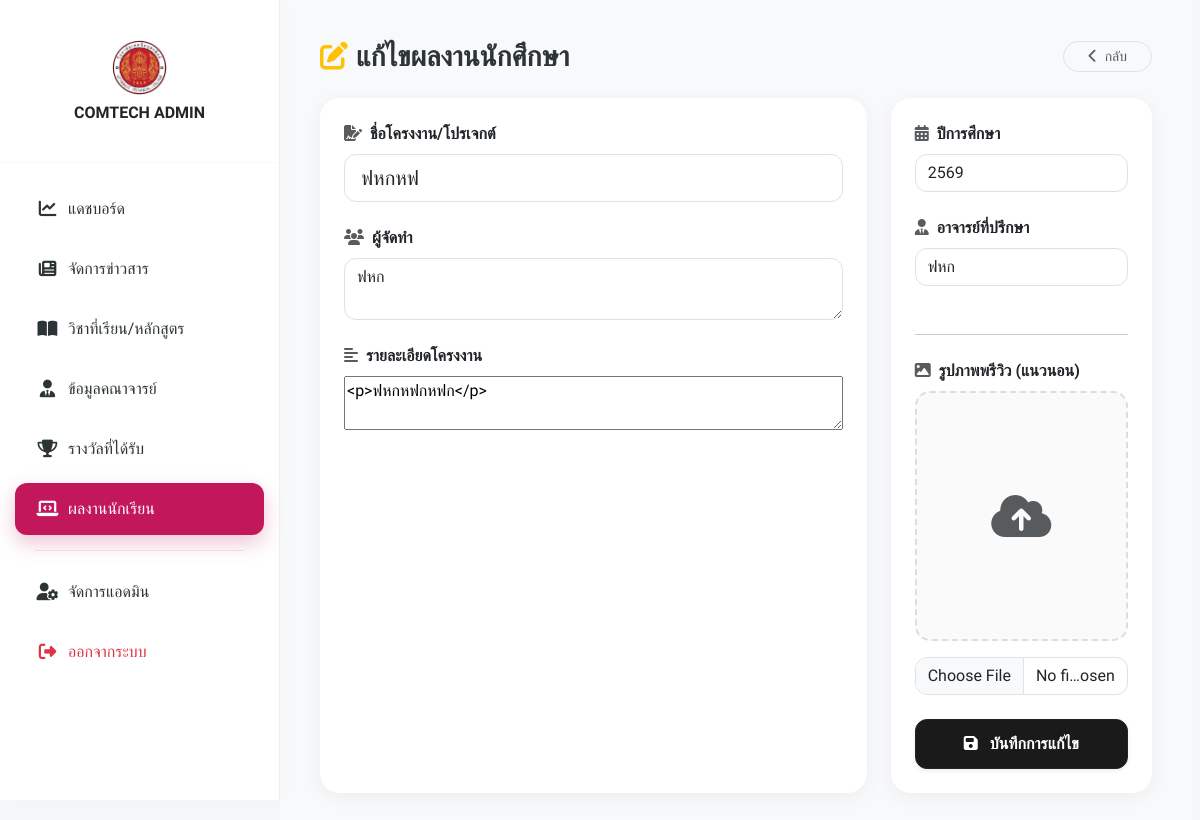
/admin/projects/edit.php?id=3 (signed in), run on the app's committed database.
### tables this page shows
CREATE TABLE `projects` (
  `id` int NOT NULL,
  `project_name` varchar(255) NOT NULL COMMENT 'ชื่อโครงงาน',
  `student_names` text COMMENT 'ชื่อผู้จัดทำ (เช่น นาย ก, นาย ข)',
  `advisor` varchar(255) DEFAULT NULL COMMENT 'อาจารย์ที่ปรึกษา',
  `academic_year` varchar(4) DEFAULT NULL COMMENT 'ปีการศึกษา (2568)',
  `description` text COMMENT 'รายละเอียดโครงงาน',
  `image` varchar(255) DEFAULT NULL COMMENT 'รูปพรีวิวผลงาน',
  `created_at` datetime DEFAULT CURRENT_TIMESTAMP
);

### admin/projects/edit.php (the view, shortened to what this page needs)
<?php
require_once __DIR__ . '/../../config/db.php';
$id = $_GET['id'];
try {
    $stmt = $pdo->prepare("SELECT * FROM projects WHERE id = ?");
    $stmt->execute([$id]);
    $project = $stmt->fetch();
} catch (PDOException $e) {
    die("Error: " . $e->getMessage());
}
?>
<!DOCTYPE html>
<html lang="th">
<head>
    <link href="https://cdn.jsdelivr.net/npm/bootstrap@5.3.0/dist/css/bootstrap.min.css" rel="stylesheet">
    <link rel="stylesheet" href="https://cdnjs.cloudflare.com/ajax/libs/font-awesome/6.4.0/css/all.min.css">
    <link rel="stylesheet" href="../../assets/css/admin_style.css">
</head>
<body>
<div class="admin-wrapper">
    <?php include '../includes/sidebar.php'; ?>
    <div class="main-content">
        <div class="d-flex justify-content-between align-items-center mb-4">
            <h3 class="fw-bold m-0"><i class="fa-solid fa-pen-to-square me-2 text-warning"></i>แก้ไขผลงานนักศึกษา</h3>
            <a href="index.php" class="btn btn-light rounded-pill px-4 border btn-sm text-muted">
                <i class="fa-solid fa-chevron-left me-1"></i> กลับ
            </a>
        </div>
        <form method="POST" enctype="multipart/form-data">
            <div class="row g-4 equal-height-row">
                <div class="col-lg-8">
                    <div class="card card-stretch p-4">
                        <div class="mb-4">
                            <label class="form-label fw-bold"><i class="fa-solid fa-file-signature me-2 text-muted"></i>ชื่อโครงงาน/โปรเจกต์</label>
                            <input type="text" name="project_name" class="form-control form-control-lg rounded-12" value="<?= htmlspecialchars($project['project_name']) ?>" required>
                        </div>
                        <div class="mb-4">
                            <label class="form-label fw-bold"><i class="fa-solid fa-users me-2 text-muted"></i>ผู้จัดทำ</label>
                            <textarea name="student_names" class="form-control rounded-12" rows="2" placeholder="เช่น นายสมชาย สายคอม, นายสมหญิง ไอที"><?= htmlspecialchars($project['student_names']) ?></textarea>
                        </div>
                        <div class="mb-0 flex-grow-1 d-flex flex-column">
                            <label class="form-label fw-bold"><i class="fa-solid fa-align-left me-2 text-muted"></i>รายละเอียดโครงงาน</label>
                            <textarea name="description" id="editor"><?= $project['description'] ?></textarea>
                        </div>
                    </div>
                </div>
                <div class="col-lg-4">
                    <div class="sticky-side">
                        <div class="card card-stretch p-4">
                            <div class="mb-4">
                                <label class="form-label fw-bold"><i class="fa-solid fa-calendar-days me-2 text-muted"></i>ปีการศึกษา</label>
                                <input type="number" name="academic_year" class="form-control rounded-12" value="<?= htmlspecialchars($project['academic_year']) ?>" placeholder="เช่น 2567">
                            </div>
                            <div class="mb-4">
                                <label class="form-label fw-bold"><i class="fa-solid fa-user-tie me-2 text-muted"></i>อาจารย์ที่ปรึกษา</label>
                                <input type="text" name="advisor" class="form-control rounded-12" value="<?= htmlspecialchars($project['advisor']) ?>" placeholder="ระบุชื่ออาจารย์">
                            </div>
                            <hr class="opacity-10 my-4">
                            <div class="mb-4">
                                <label class="form-label fw-bold"><i class="fa-solid fa-image me-2 text-muted"></i>รูปภาพพรีวิว (แนวนอน)</label>
                                <div class="preview-container mb-3" id="previewBox">
                                    <?php
                                        $img_src = "../../uploads/projects/" . ($project['image'] ?? '');
                                        $has_img = (!empty($project['image']) && file_exists($img_src));
                                    ?>
                                    <i class="fa-solid fa-cloud-arrow-up fa-3x text-muted" id="placeholderIcon" style="<?= $has_img ? 'display:none;' : '' ?>"></i>
                                </div>
                                <input type="file" name="image" id="imageInput" class="form-control rounded-12" accept="image/*">
                            </div>
                            <button type="submit" class="btn btn-dark w-100 py-3 rounded-15 fw-bold shadow-sm mt-auto">
                                <i class="fa-solid fa-floppy-disk me-2"></i> บันทึกการแก้ไข
                            </button>
                        </div>
                    </div>
                </div>
            </div>
        </form>
    </div>
</div>
</body>
</html>

### assets/css/admin_style.css (style rules this page uses)
:root { --primary-color:#c2185b; --dark-main:#1a1a1a; --light-bg:#f4f6f9; --card-white:#fff; --text-dark:#2d3436; --text-muted:#95a5a6; --border-color:#eee; --transition:all .3s cubic-bezier(.4,0,.2,1); --shadow-sm:0 5px 15px rgba(0,0,0,.03); --shadow-md:0 10px 30px rgba(0,0,0,.08); }
body { font-family:'Prompt',sans-serif; background:var(--light-bg); color:var(--text-dark); margin:0; overflow-x:hidden; }
.admin-wrapper { display:flex;min-height:100vh }
.main-content { flex:1; margin-left:280px; padding:40px; width:calc(100% - 280px); transition:var(--transition); display:flex; flex-direction:column; min-height:100vh; background:#f8f9fa; }
.preview-container { width:100%; height:250px; border:2px dashed #ddd; border-radius:15px; display:flex; align-items:center; justify-content:center; overflow:hidden; background:#fafafa; margin-bottom:15px; position:relative; transition:var(--transition); }
.rounded-12 { border-radius:12px!important }
.rounded-15 { border-radius:15px!important }
.btn-dark { background:var(--dark-main)!important; color:#fff!important; border-radius:12px!important; padding:12px 25px!important; font-weight:500; transition:var(--transition)!important; }
.equal-height-row { display:flex;flex-wrap:wrap }
.equal-height-row>[class*='col-'] { display:flex;flex-direction:column }
.sticky-side { position:sticky; top:20px; flex:1; display:flex; flex-direction:column; }
@media (min-width:992px) { body { overflow:auto!important } }
html { box-sizing:border-box; scrollbar-gutter: stable; }
*,*::before,*::after { box-sizing:inherit; }

### admin/projects/edit.php (style rules this page uses)
.equal-height-row { display: flex; flex-wrap: wrap; }
.equal-height-row > [class*='col-'] { display: flex; flex-direction: column; }
.card-stretch { flex: 1; display: flex; flex-direction: column; border: none; border-radius: 20px; box-shadow: 0 4px 20px rgba(0,0,0,0.05); background: #fff; }
.preview-container { width: 100%; height: 250px; border: 2px dashed #ddd; border-radius: 15px; display: flex; align-items: center; justify-content: center; overflow: hidden; background: #fafafa; position: relative; }
.sticky-side { position: sticky; top: 20px; }

### data on the page
projects: project_name "ฟหกหฟ", student_names "ฟหก", description "<p>ฟหกหฟกหฟก</p>", academic_year "2569", advisor "ฟหก"
